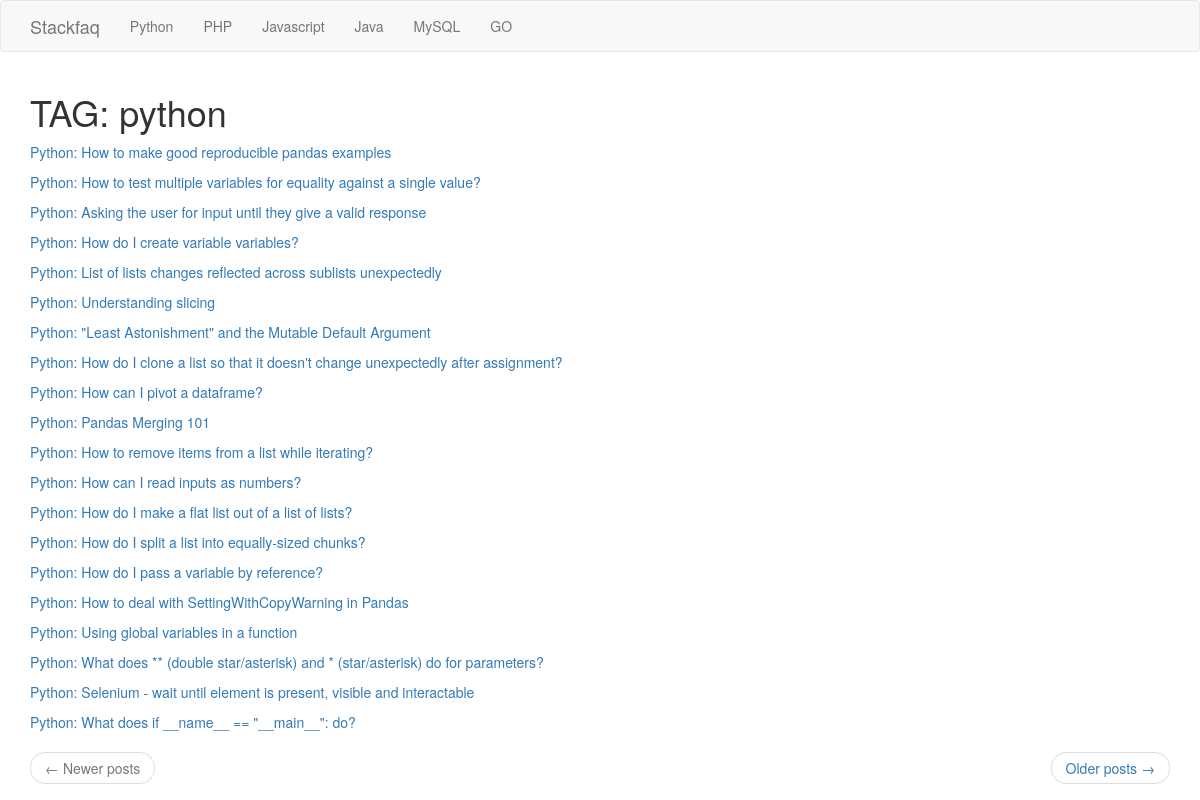
The app's page /python with its own data.
### app/models.py (models this page shows, shortened)
class Questions(db.Model):
    id = db.Column(db.Integer, primary_key=True)
    question = db.Column(db.String(255), nullable=False)
    link = db.Column(db.String(100), nullable=False)
    tag = db.Column(db.String(75), nullable=False)

### app/main/routes.py (the view)
@bp.route('/<tag>')
def show_question(tag):
    page = request.args.get('page', 1, type=int)
    questions=models.Questions.query.filter_by(tag=tag).paginate(page, current_app.config['POSTS_PER_PAGE'], False)
    next_url = url_for('main.index', page=questions.next_num) if questions.has_next else None
    prev_url = url_for('main.index', page=questions.prev_num) if questions.has_prev else None
    return render_template('main/index.html', questions = questions.items, next_url = next_url, prev_url = prev_url)

### app/main/templates/main/index.html
{% extends 'main/base.html' %}
{% block app_content %}
{% if questions %}
    {% if questions %}
        <h1>TAG: {{questions[0].tag}}</h1>
    {% endif %}
        {% for question in questions %}
            <p>
                {% set link = question.link | replace('*','/') %}
                {% set link = link[1:] %}
                {% set id = link.split('/')[1] %}
                {% set ques = link.split('/')[2] %}
                 <a href="{{url_for('main.show_answer', question = ques, id = id )}}">{{ question.tag|title }}: {{question.question}}</a>
            </p>
        {% endfor %}
        <nav aria-label="...">
            <ul class="pager">
                <li class="previous{% if not prev_url %} disabled{% endif %}">
                    <a href="{{ prev_url or '#' }}">
                        <span aria-hidden="true">&larr;</span> Newer posts
                    </a>
                </li>
                <li class="next{% if not next_url %} disabled{% endif %}">
                    <a href="{{ next_url or '#' }}">
                        Older posts <span aria-hidden="true">&rarr;</span>
                    </a>
                </li>
            </ul>
        </nav>
    {% else %}
        <div>
            <h1>There is no question</h1>
        </div>
    {% endif %}
{%endblock%}

### records on screen
Questions: tag "python", tag "Python", question "How to make good reproducible pandas examples"
Questions: tag "Python", question "How to test multiple variables for equality against a single value?"
Questions: tag "Python", question "Asking the user for input until they give a valid response"
Questions: tag "Python", question "How do I create variable variables?"
Questions: tag "Python", question "List of lists changes reflected across sublists unexpectedly"
Questions: tag "Python", question "Understanding slicing"
Questions: tag "Python", question "\"Least Astonishment\" and the Mutable Default Argument"
Questions: tag "Python", question "How do I clone a list so that it doesn't change unexpectedly after assignment?"
Questions: tag "Python", question "How can I pivot a dataframe?"
Questions: tag "Python", question "Pandas Merging 101"
Questions: tag "Python", question "How to remove items from a list while iterating?"
Questions: tag "Python", question "How can I read inputs as numbers?"
Questions: tag "Python", question "How do I make a flat list out of a list of lists?"
Questions: tag "Python", question "How do I split a list into equally-sized chunks?"
Questions: tag "Python", question "How do I pass a variable by reference?"
Questions: tag "Python", question "How to deal with SettingWithCopyWarning in Pandas"
Questions: tag "Python", question "Using global variables in a function"
Questions: tag "Python", question "What does ** (double star/asterisk) and * (star/asterisk) do for parameters?"
Questions: tag "Python", question "Selenium - wait until element is present, visible and interactable"
Questions: tag "Python", question "What does if __name__ == \"__main__\": do?"
